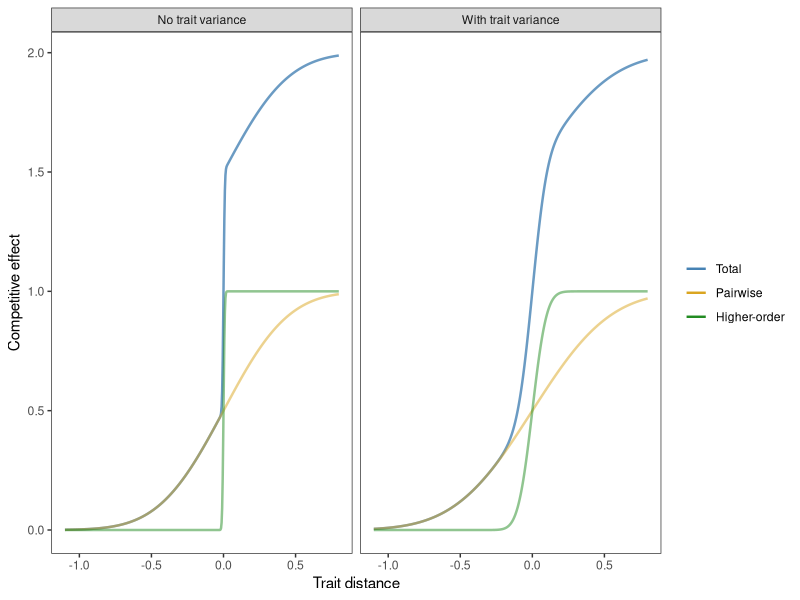

The R source for this figure:
library(tidyverse)

hierKernel <- \(x) pnorm(sqrt(2)*x)
w <- 0.5
W <- 0.01
kappa = 1

tab1 <- tibble(z = seq(-1.1, 0.8, l = 501)) |>
  mutate(Pairwise = hierKernel(z/w),
         `Higher-order` = kappa*hierKernel(z/W)) |>
  mutate(Total = Pairwise + `Higher-order`) |>
  pivot_longer(!z) |>
  mutate(name = fct_relevel(name, "Total", "Pairwise"),
         type = "No trait variance")

tab2 <- tibble(z = seq(-1.1, 0.8, l = 501)) |>
  mutate(Pairwise = hierKernel(z/(w + 0.1)),
         `Higher-order` = kappa*hierKernel(z/(W + 0.1))) |>
  mutate(Total = Pairwise + `Higher-order`) |>
  pivot_longer(!z) |>
  mutate(name = fct_relevel(name, "Total", "Pairwise"),
         type = "With trait variance")

bind_rows(tab1, tab2) |>
  ggplot(aes(x = z, y = value, color = name, alpha = name)) +
  geom_line(linewidth = 0.85) +
  scale_y_continuous(limits = c(0, NA)) +
  scale_color_manual(values = c("steelblue", "goldenrod", "forestgreen")) +
  scale_alpha_manual(values = c(0.8, 0.5, 0.5), guide = "none") +
  labs(x = "Trait distance", y = "Competitive effect", color = NULL) +
  facet_wrap(~ type) +
  theme_bw() +
  theme(panel.grid = element_blank())
#ggsave("../../figures/SI/hier_comp_effect.pdf", width = 7, height = 3)
